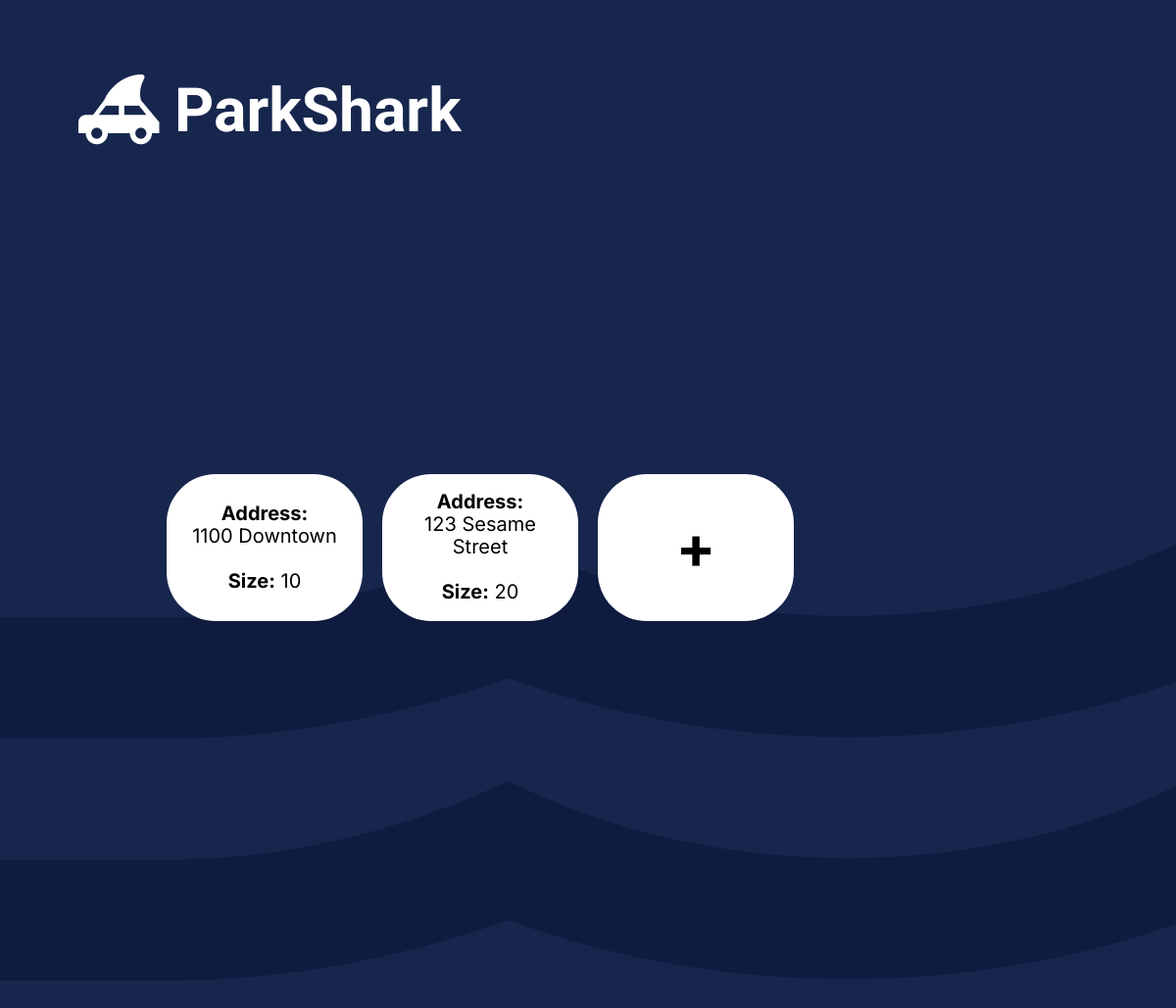
The page /FrontEnd/adminParkingLotPage.php on the database its author committed.
### tables this page shows
CREATE TABLE `Parking_Lots` (
  `LotID` int(4) NOT NULL,
  `Size` int(100) DEFAULT NULL,
  `Address` varchar(50) DEFAULT NULL
);

### BackEnd/DB.php (called while the page is built, shortened)
<?php
class DBConnection extends mysqli {
    private $connection;
    function connectToDB($serverName, $username, $password, $db) {
        $this->connection = mysqli_connect($serverName, $username, $password, $db);
    }
    function DBGetParkingLots($stallArray) {
        $array = [];
        $results = mysqli_query($this->connection, "SELECT * FROM Parking_Lots");
        while($row = mysqli_fetch_array($results)) {
            include_once 'Parking_Lot.php';
            $ID = $row['LotID'];
            $Size = $row['Size'];
            $Address = $row["Address"];
            $array[] = new Parking_Lot($ID, $Size, $Address, $stallArray);
        }
        return($array);
    }
    function DBGetStalls() {
        $array = [];
        $results = mysqli_query($this->connection, "SELECT * FROM Stalls");
        while($row = mysqli_fetch_array($results)) {
            include_once 'Stall.php';
            $ID = $row['LotID'];
            $Num = $row['Number'];
            $type = $row['Type'];
            $Reserved = $row['Reserved'];
            $array[] = new Stall($ID, $Num, $type, $Reserved);
        }
        return($array);
    }
}
?>

### BackEnd/Stall.php (called while the page is built, shortened)
<?php
class Stall {
    private $LotID;
    public function __construct($ID, $Num, $type, $Reserved) {
        $this->LotID = $ID;
        return($this);
    }
    function getLotID(){
        return($this->LotID);
    }
}
?>

### BackEnd/Parking_Lot.php (called while the page is built, shortened)
<?php
class Parking_Lot {
    private $LotID;
    private $Size;
    private $Address;
    public function __construct($ID, $size, $addr, $stallArray) {
        $this->Address = $addr;
        $this->LotID = $ID;
        $this->Size = $size;
        if(is_array($stallArray)) {
            foreach($stallArray as $stall){
                $code = $stall->getLotID();
            }
        }
        return($this);
    }
    function getLotID() {
        return($this->LotID);
    }
    function getSize() {
        return($this->Size);
    }
    function getAddress() {
        return($this->Address);
    }
}
?>

### FrontEnd/adminParkingLotPage.php (the view, shortened to what this page needs)
<?php
  $servername = "localhost";
  $username = "root";
  $password = "";
  $dbname = "ParkingData";
  include_once '../BackEnd/DB.php';
  $db = new DBConnection();
  $db->connectToDB($servername, $username, $password, $dbname);
  $stallArray = $db->DBGetStalls();
  $lotArray = $db->DBGetParkingLots($stallArray);
?>
<!DOCTYPE html>
<html lang="en">
  <head>
    <link rel="stylesheet" href="./style.css" />
  </head>
  <body>
    <div>
      <link href="./adminParkingLotPage.css" rel="stylesheet" />
      <div class="adminParkingLotPage-container">
        <div class="adminParkingLotPage-page">
          <img
            src="public/playground_assets/Waves.png"
            class="adminParkingLotPage-waves-background"
          />
          <span class="parkshark-logo-text"><span>ParkShark</span></span>
          <img src="public/playground_assets/Logo.png" class = "parkshark-logo"/>
          <div class="button-container">
            <?php
            for($i = 0; $i < sizeof($lotArray); $i++)
            {
              $lotID = $lotArray[$i]->getLotID();
              $address = $lotArray[$i]->getAddress();
              echo "<button class='button' id='$lotID'>
              <strong>Address:</strong><br>$address<br><br><strong>Size:</strong> " . $lotArray[$i]->getSize() . "
              </button>";
            }
            ?>
            <a href = "adminAddParkingLot.php">
              <button class='button'><span style="font-size: 60px;"><strong>+</strong></span></button>
            </a>
          </div>
        </div>
      </div>
    </div>
  </body>
</html>

### FrontEnd/style.css (style rules this page uses)
:root { --dl-color-gray-500: #595959; --dl-color-gray-700: #999999; --dl-color-gray-900: #D9D9D9; --dl-size-size-large: 144px; --dl-size-size-small: 48px; --dl-color-danger-300: #A22020; --dl-color-danger-500: #BF2626; --dl-color-danger-700: #E14747; --dl-color-gray-black: #000000; --dl-color-gray-white: #FFFFFF; --dl-size-size-medium: 96px; --dl-size-size-xlarge: 192px; --dl-size-size-xsmall: 16px; --dl-space-space-unit: 16px; --dl-color-primary-100: #003EB3; --dl-color-primary-300: #0074F0; --dl-color-primary-500: #14A9FF; --dl-color-primary-700: #85DCFF; --dl-color-success-300: #199033; --dl-color-success-500: #32A94C; --dl-color-success-700: #4CC366; --dl-size-size-xxlarge: 288px; --dl-size-size-maxwidth: 1400px; --dl-radius-radius-round: 50%; --dl-space-space-halfunit: 8px; --dl-space-space-sixunits: 96px; --dl-space-space-twounits: 32px; --dl-radius-radius-radius2: 2px; --dl-radius-radius-radius4: 4px; --dl-radius-radius-radius8: 8px; --dl-space-space-fiveunits: 80px; --dl-space-space-fourunits: 64px; --dl-space-space-threeunits: 48px; --dl-space-space-oneandhalfunits: 24px; }
.button { color: var(--dl-color-gray-black); display: inline-block; padding: 0.5rem 1rem; border-color: var(--dl-color-gray-black); border-width: 1px; border-radius: 4px; background-color: var(--dl-color-gray-white); }

### FrontEnd/adminParkingLotPage.css (style rules this page uses)
.adminParkingLotPage-container { width: 100%; display: flex; overflow: auto; min-height: 100vh; align-items: center; flex-direction: column; }
.adminParkingLotPage-page { width: 100%; height: 1117px; display: flex; overflow: hidden; position: relative; align-items: flex-start; flex-shrink: 0; border-color: transparent; justify-content: center; background-color: rgba(23, 38, 77, 1); }
.adminParkingLotPage-waves-background { top: 550px; left: 0px; position: absolute; }
.parkshark-logo-text { top: 76px; left: 178px; color: rgba(255, 255, 255, 1); width: 453px; height: auto; position: absolute; font-size: 62.43959426879883px; align-self: auto; font-style: Bold; text-align: left; font-family: Montserrat Alternates; font-weight: 700; line-height: normal; font-stretch: normal; margin-right: 0; margin-bottom: 0; text-decoration: none; }
.parkshark-logo { top: 76px; left: 80px; position: absolute; }
.button-container { display: flex; flex-wrap: wrap; width: 880px; margin: auto; }
.button { border: none; position: relative; width: 200px; height: 150px; font-size: 20px; vertical-align: top; margin: 10px; border-radius: 50px; background-color: #FFFFFF; }

### FrontEnd/adminParkingLotPage.php (style rules this page uses)
html { line-height: 1.15; }
body { margin: 0; }
* { box-sizing: border-box; border-width: 0; border-style: solid; }
p,li,ul,pre,div,h1,h2,h3,h4,h5,h6,figure,blockquote,figcaption { margin: 0; padding: 0; }
button { background-color: transparent; }
button,input,optgroup,select,textarea { font-family: inherit; font-size: 100%; line-height: 1.15; margin: 0; }
button,select { text-transform: none; }
button,[type="button"],[type="reset"],[type="submit"] { -webkit-appearance: button; }
a { color: inherit; text-decoration: inherit; }
img { display: block; }
html { scroll-behavior: smooth }
html { font-family: Inter; font-size: 16px; }
body { font-weight: 400; font-style:normal; text-decoration: none; text-transform: none; letter-spacing: normal; line-height: 1.15; color: var(--dl-color-gray-black); background-color: var(--dl-color-gray-white); }

### rows shown on the page
parking_lots: Address "1100 Downtown", Size "10"
parking_lots: Address "123 Sesame Street", Size "20"
